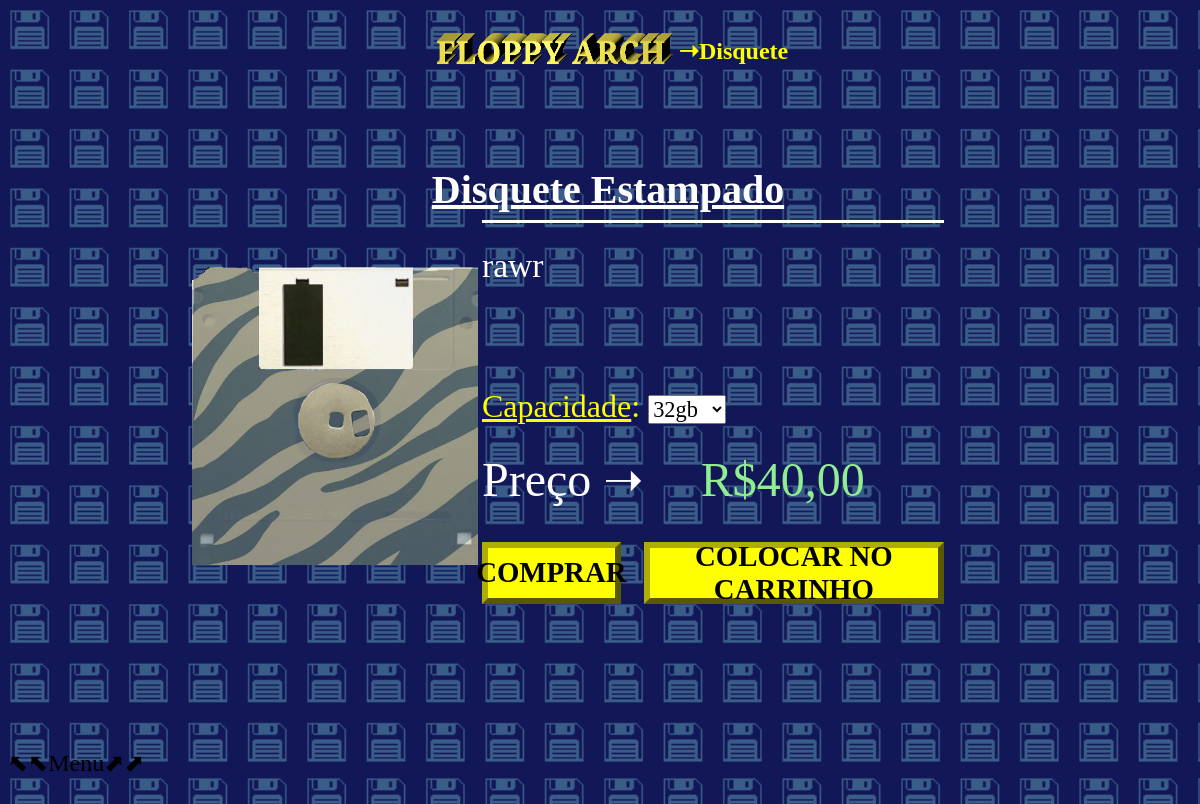
The app's page /pagina_disquete.php?codigo=3 with its own data.
### tables this page shows
CREATE TABLE `produtos` (
  `id_produto` int(11) NOT NULL,
  `nome` varchar(30) NOT NULL,
  `caminhofoto` varchar(90) NOT NULL,
  `descricao` varchar(100) NOT NULL
);

### pagina_disquete.php (the view, shortened to what this page needs)
<?php
    $codigo = $_GET["codigo"];
    include ("conecta.php");
    $comando = $pdo->prepare("SELECT * FROM produtos WHERE id_produto = :user");
    $comando->bindParam(':user', $codigo);
    $comando->execute();
    while ($linhas = $comando->fetch()) {
        $imagem = $linhas["caminhofoto"];
        $titulo = $linhas["nome"];
        $info = $linhas["descricao"];
    }
?>
<!DOCTYPE html>
<html lang="pt-br">
<head>
    <link rel="stylesheet" href="css/disquetec.css" />
</head>
<body>
   <div class="d0">
        <div class="d1">
            <div class="tits">
                <div class="titulo">
                <a href="index.php"><img src="images/floppy_arch_title.png" width="100%"></a>
                </div>
                <div class="comprar">
                    <p ><b>➝Disquete</b></p>
                </div>
            </div>
        </div>
        <div class="d2">
            <div class="d21">
                <div class="disc_titulo">
                   <u><b><?php echo($titulo); ?></b></u>
                </div>
                <div class="disc_baixo">
                    <div class="disc_img">
                        <img src="<?php echo($imagem); ?>" width="97%" >
                    </div>
                    <div class="disc_info">
                        <div class="branco">a</div>
                        <div class="discs_nome">
                            <?php echo($info); ?>
                        </div>
                        <div class="discs_capa">
                            <u>Capacidade</u>: <select id="ka" onchange="penis()">
                                <option>32gb</option>
                            </select>
                        </div>
                        <div class="disc_price">
                            Preço ➝ <span id="kk" name="kk" style="color: lightgreen; ">R$40,00</span>
                        </div>
                        <div class="disc_carrinhocompra">
                            <button type="button" class="disc_comprar" onclick="comprarja('<?php echo $_GET['codigo']; ?>')"> <b>COMPRAR</b> </button>
                            <button type="button" class="disc_carrinho" onclick="botarnocarrinho('<?php echo $_GET['codigo']; ?>')"> <b>COLOCAR NO CARRINHO</b> </button>
                        </div>
                    </div>
                </div>
            </div>
        </div>
        <div class="d3">
        <div class="footer" onmouseleave="aparecer();" onmouseover="ocultar();">
                <div id="texto_menu" class="texto_menu">⬉⬉Menu⬈⬈</div>
        </div>
    </div>
</body>
</html>

### css/disquetec.css (style rules this page uses)
body { background-image: url('../images/Background.png'); overflow: hidden; width: 100%; height: 99.7vh; }
.d0 { height: 100%; width: 100%; display: flex; flex-direction: column; justify-content: space-around; }
.d1 { height: 10%; width: 100%; display: flex; flex-direction: row; justify-items: center; justify-content: center; align-items: center; align-content: center; }
.tits { display: flex; flex-direction: row; justify-content: center; justify-items: center; align-items: center; align-self: center; }
.d2 { height: 78%; width: 100%; display: flex; flex-direction: row; justify-content: center; justify-items: center; align-items: center; align-content: center; }
.d21 { width: 70%; height: 100%; display: flex; justify-content: center; justify-items: center; align-items: center; align-content: center; flex-direction: column; }
.disc_titulo { width: 100%; height: 10%; display: flex; justify-content: center; justify-items: center; align-items: center; align-content: center; font-size: 250%; font-family: 'Times New Roman', Times, serif; color: white; }
.disc_baixo { width: 100%; height: 70%; display: flex; flex-direction: row; }
.disc_img { width: 35%; height: 90%; display: flex; justify-content: center; justify-items: center; align-items: center; align-content: center; }
.disc_info { width: 55%; height: 90%; display: flex; flex-direction: column; justify-content: space-between; }
select { font-size: 70%; font-family: 'Times New Roman', Times, serif; }
.discs_nome { width: 100%; height: 30%; font-family: 'Times New Roman', Times, serif; font-size: 210%; color: white; }
.discs_capa { width: 100%; height: 10%; font-family: 'Times New Roman', Times, serif; color: yellow; font-size: 200%; }
.disc_price { width: 100%; height: 15%; font-size: 300%; font-family: 'Times New Roman', Times, serif; color: white; }
.disc_carrinhocompra { width: 100%; height: 20%; display: flex; justify-content: space-between; justify-items: center; align-items: center; align-content: center; }
.disc_comprar { width: 30%; height: 80%; font-family: 'Times New Roman', Times, serif; background-color: yellow; font-size: 180%; display: flex; justify-content: center; align-items: center; align-content: center; justify-items: center; border-width: 6px; border-color: rgb(173, 173, 5); }
.disc_carrinho { width: 65%; height: 80%; font-family: 'Times New Roman', Times, serif; font-size: 180%; background-color: yellow; display: flex; justify-content: center; align-items: center; align-content: center; justify-items: center; border-width: 6px; border-color: rgb(173, 173, 5); }
.d3 { height: 10%; width: 100%; display: flex; justify-content: center; justify-items: center; align-items: center; align-content: center; }
.titulo { width: 100%; height: 60%; display: flex; justify-content: center; justify-items: center; }
.footer { display: flex; width: 100%; display: inline-block; font-size: 2vw; z-index: 1; }
span { padding-left: 9.8%; }
.branco { color: white; background-color: white; font-size: 1px; line-height: 300%; }
.comprar { display: flex; font-size: 150%; color: yellow; font-family: 'Times New Roman', Times, serif; justify-content: center; justify-items: center; align-items: center; align-content: center; }

### records on screen
produtos: nome "Disquete Estampado", caminhofoto (picture), descricao "rawr"
